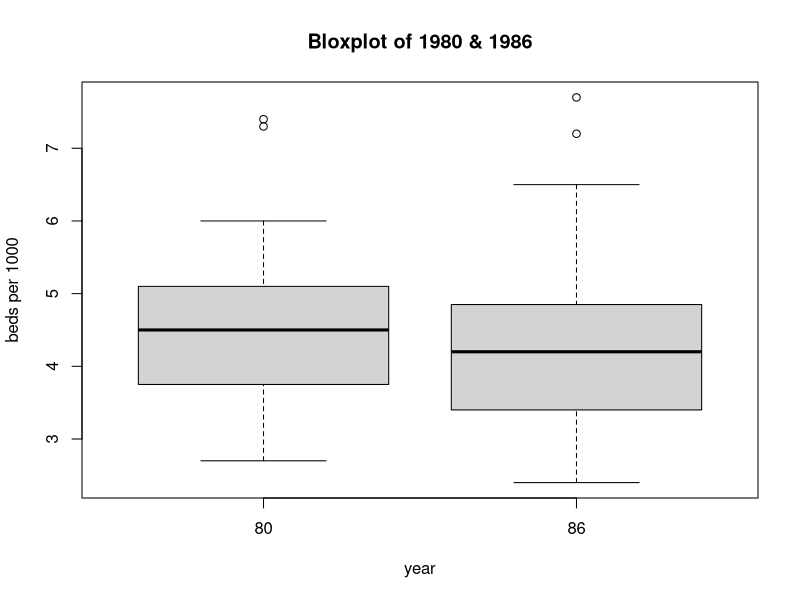

Reproduce this figure in R.
data <- read.table(file="bed2.txt", header=TRUE)
boxplot(data$bed~data$year,
        main="Bloxplot of 1980 & 1986",
        xlab="year",
        ylab="beds per 1000")

data2 <- read.table("bed.txt", header=TRUE );
x <- data2$bed80
y <- data2$bed86
wilcox.test (x, y, paired=TRUE, alternative="two.sided")


wilcox.test (x, y, paired=FALSE, alternative="two.sided")

t.test(data2$bed80, data2$bed86, paired=T)
